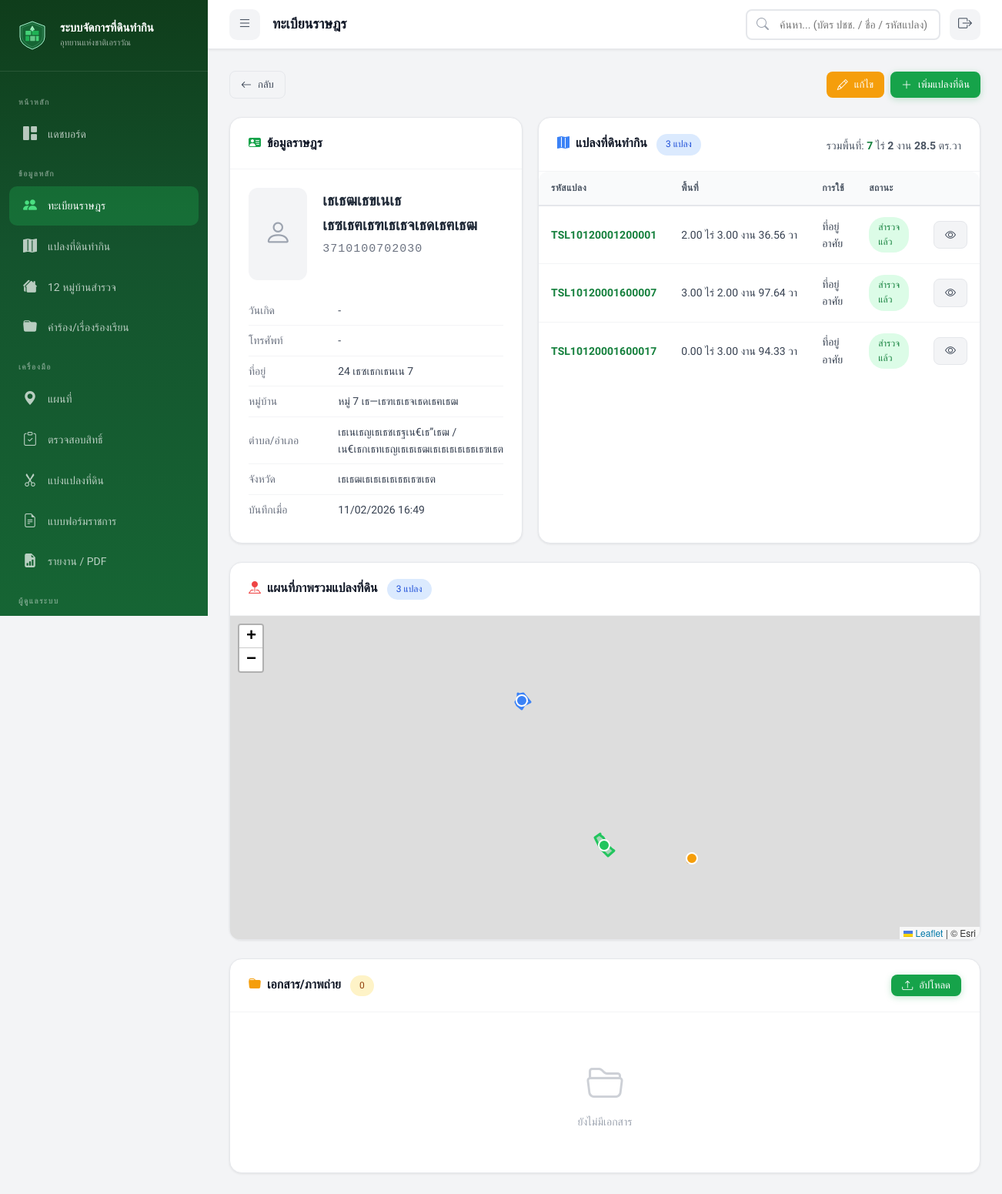
/index.php?page=villagers&action=view&id=778 (signed in), run on the app's committed database.
### tables this page shows
CREATE TABLE `villagers` (
  `villager_id` int(11) NOT NULL AUTO_INCREMENT,
  `id_card_number` varchar(13) NOT NULL,
  `prefix` varchar(20) DEFAULT NULL,
  `first_name` varchar(100) NOT NULL,
  `last_name` varchar(100) NOT NULL,
  `birth_date` date DEFAULT NULL,
  `phone` varchar(15) DEFAULT NULL,
  `address` text DEFAULT NULL,
  `village_no` varchar(10) DEFAULT NULL,
  `village_name` varchar(100) DEFAULT NULL,
  `sub_district` varchar(100) DEFAULT NULL,
  `district` varchar(100) DEFAULT NULL,
  `province` varchar(100) DEFAULT NULL,
  `photo_path` varchar(500) DEFAULT NULL,
  `notes` text DEFAULT NULL,
  `qualification_status` enum('pending','passed','failed') DEFAULT 'pending',
  `qual_thai_nationality` tinyint(1) DEFAULT 1,
  `qual_continuous_residence` tinyint(1) DEFAULT 1,
  `qual_no_other_land` tinyint(1) DEFAULT 1,
  `qual_no_court_order` tinyint(1) DEFAULT 1,
  `qual_no_forest_crime` tinyint(1) DEFAULT 1,
  `qual_no_revoked_rights` tinyint(1) DEFAULT 1,
  `qualification_date` date DEFAULT NULL,
  `qualification_notes` text DEFAULT NULL,
  `created_by` int(11) DEFAULT NULL,
  `created_at` datetime DEFAULT current_timestamp(),
  `updated_at` datetime DEFAULT current_timestamp() ON UPDATE current_timestamp(),
  `verification_status` enum('pending','verified') DEFAULT 'pending',
  `verified_at` datetime DEFAULT NULL,
  `verified_by` int(11) DEFAULT NULL,
  PRIMARY KEY (`villager_id`),
  UNIQUE KEY `id_card_number` (`id_card_number`),
  KEY `created_by` (`created_by`),
  KEY `idx_id_card` (`id_card_number`),
  KEY `idx_name` (`first_name`,`last_name`),
  KEY `idx_village` (`village_name`),
  CONSTRAINT `villagers_ibfk_1` FOREIGN KEY (`created_by`) REFERENCES `users` (`user_id`) ON DELETE SET NULL
);

CREATE TABLE `land_plots` (
  `plot_id` int(11) NOT NULL AUTO_INCREMENT,
  `parent_plot_id` int(11) DEFAULT NULL,
  `allocation_type` varchar(20) DEFAULT NULL,
  `plot_code` varchar(50) NOT NULL,
  `villager_id` int(11) NOT NULL,
  `park_name` varchar(100) DEFAULT NULL,
  `zone` varchar(50) DEFAULT NULL,
  `area_rai` decimal(10,2) DEFAULT 0.00,
  `area_ngan` decimal(10,2) DEFAULT 0.00,
  `area_sqwa` decimal(10,2) DEFAULT 0.00,
  `land_use_type` enum('agriculture','residential','garden','livestock','mixed','other') DEFAULT 'agriculture',
  `crop_type` varchar(200) DEFAULT NULL,
  `latitude` decimal(10,7) DEFAULT NULL,
  `longitude` decimal(10,7) DEFAULT NULL,
  `polygon_coords` longtext DEFAULT NULL CHECK (json_valid(`polygon_coords`)),
  `occupation_since` year(4) DEFAULT NULL,
  `has_document` tinyint(1) DEFAULT 0,
  `document_type` varchar(50) DEFAULT NULL,
  `status` enum('surveyed','pending_review','temporary_permit','must_relocate','disputed') DEFAULT 'pending_review',
  `survey_date` date DEFAULT NULL,
  `surveyed_by` int(11) DEFAULT NULL,
  `plot_image_path` varchar(500) DEFAULT NULL,
  `notes` text DEFAULT NULL,
  `remark_risk` enum('not_risky','risky','risky_case','not_risky_case') DEFAULT 'not_risky',
  `watershed_class` varchar(20) DEFAULT NULL,
  `created_at` datetime DEFAULT current_timestamp(),
  `updated_at` datetime DEFAULT current_timestamp() ON UPDATE current_timestamp(),
  `code_dnp` varchar(10) DEFAULT NULL COMMENT 'เธฃเธซเธฑเธชเธเนเธฒเธญเธเธธเธฃเธฑเธเธฉเน',
  `apar_code` varchar(20) DEFAULT NULL COMMENT 'เธฃเธซเธฑเธชเนเธเธฅเธเธ—เธตเนเธเธฃเธดเธซเธฒเธฃเนเธฅเนเธง',
  `apar_no` varchar(10) DEFAULT NULL COMMENT 'เธซเธกเธฒเธขเน€เธฅเธเน€เธเธ•เนเธเธฃเธเธเธฒเธฃเธฏ',
  `num_apar` varchar(20) DEFAULT NULL COMMENT 'เธ—เธตเนเธ”เธดเธเน€เธฅเธเธ—เธตเน',
  `spar_code` varchar(20) DEFAULT NULL COMMENT 'เธฃเธซเธฑเธชเธ—เธตเนเธ”เธดเธเธชเธณเธฃเธงเธ',
  `ban_e` varchar(10) DEFAULT NULL COMMENT 'เธเธทเนเธญเธขเนเธญเธซเธกเธนเนเธเนเธฒเธเธ เธฒเธฉเธฒเธญเธฑเธเธเธคเธฉ (3 เธ•เธฑเธงเธญเธฑเธเธฉเธฃ)',
  `perimeter` decimal(10,3) DEFAULT NULL COMMENT 'เธฃเธฐเธขเธฐเธฃเธญเธเนเธเธฅเธ (เน€เธกเธ•เธฃ)',
  `ban_type` tinyint(4) DEFAULT NULL COMMENT 'เธฅเธฑเธเธฉเธ“เธฐเธซเธกเธนเนเธเนเธฒเธ (1=เนเธเน€เธเธ•, 2=เธเธญเธเน€เธเธ•เธ—เธณเธเธดเธเนเธ, 3=เธเธฒเธเน€เธเธตเนเธขเธง)',
  `num_spar` varchar(50) DEFAULT NULL COMMENT 'เน€เธฅเธเธ—เธตเนเนเธเธฅเธเธชเธณเธฃเธงเธ',
  `spar_no` varchar(10) DEFAULT NULL COMMENT 'เธฅเธณเธ”เธฑเธเธชเธณเธฃเธงเธ',
  `par_ban` varchar(50) DEFAULT NULL COMMENT 'เธเธทเนเธญเธเนเธฒเธ (เธ—เธตเนเธ•เธฑเนเธเนเธเธฅเธ)',
  `par_moo` varchar(5) DEFAULT NULL COMMENT 'เธซเธกเน (เนเธเธฅเธ)',
  `par_tam` varchar(50) DEFAULT NULL COMMENT 'เธ•เธณเธเธฅ (เนเธเธฅเธ)',
  `par_amp` varchar(50) DEFAULT NULL COMMENT 'เธญเธณเน€เธ เธญ (เนเธเธฅเธ)',
  `par_prov` varchar(50) DEFAULT NULL COMMENT 'เธเธฑเธเธซเธงเธฑเธ” (เนเธเธฅเธ)',
  `ptype` varchar(100) DEFAULT NULL COMMENT 'เธเธฃเธฐเน€เธ เธ—เธ—เธตเนเธ”เธดเธ',
  `target_fid` int(11) DEFAULT NULL COMMENT 'TARGET_FID เธญเนเธฒเธเธญเธดเธ Shapefile',
  `data_issues` text DEFAULT NULL COMMENT 'เธเธฑเธซเธฒเธเนเธญเธกเธฅเธ—เธตเนเธเธเธเธฒเธเธเธฒเธฃเธ•เธฃเธงเธเธชเธญเธ',
  PRIMARY KEY (`plot_id`),
  UNIQUE KEY `plot_code` (`plot_code`),
  KEY `surveyed_by` (`surveyed_by`),
  KEY `idx_plot_code` (`plot_code`),
  KEY `idx_villager` (`villager_id`),
  KEY `idx_status` (`status`),
  KEY `idx_coords` (`latitude`,`longitude`),
  KEY `idx_park` (`park_name`),
  KEY `idx_zone` (`zone`),
  KEY `idx_parent_plot` (`parent_plot_id`),
  CONSTRAINT `land_plots_ibfk_1` FOREIGN KEY (`villager_id`) REFERENCES `villagers` (`villager_id`) ON DELETE CASCADE,
  CONSTRAINT `land_plots_ibfk_2` FOREIGN KEY (`surveyed_by`) REFERENCES `users` (`user_id`) ON DELETE SET NULL
);

### views/villagers/detail.php (the view, shortened to what the rows shown need)
<?php
require_once __DIR__ . '/../../models/Villager.php';
require_once __DIR__ . '/../../models/Plot.php';
require_once __DIR__ . '/../../models/Document.php';
$id = (int) ($_GET['id'] ?? 0);
$villager = Villager::find($id);
$plots = Plot::getByVillager($id);
$documents = Document::getByRelated('villager', $id);
$v = $villager;
?>
<div class="d-flex justify-between align-center mb-3">
    <a href="index.php?page=villagers" class="btn btn-secondary btn-sm"><i class="bi bi-arrow-left"></i> กลับ</a>
    <div class="d-flex gap-1">
        <?php if ($_SESSION['role'] !== ROLE_VIEWER): ?>
            <a href="index.php?page=villagers&action=edit&id=<?= $id ?>" class="btn btn-warning btn-sm">
                <i class="bi bi-pencil"></i> แก้ไข
            </a>
            <a href="index.php?page=plots&action=create&villager_id=<?= $id ?>" class="btn btn-primary btn-sm">
                <i class="bi bi-plus-lg"></i> เพิ่มแปลงที่ดิน
            </a>
        <?php endif; ?>
    </div>
</div>
<div class="villager-detail-grid">
    <div class="card">
        <div class="card-header">
            <h3><i class="bi bi-person-vcard-fill" style="color:var(--primary-600); margin-right:8px;"></i>ข้อมูลราษฎร
            </h3>
        </div>
        <div class="card-body">
            <div style="display:flex; gap:20px; margin-bottom:20px;">
                <?php if ($v['photo_path']): ?>
                    <img src="<?= htmlspecialchars($v['photo_path']) ?>"
                        style="width:100px; height:120px; object-fit:cover; border-radius:12px; border:2px solid var(--gray-200);">
                <?php else: ?>
                    <div
                        style="width:100px; height:120px; border-radius:12px; background:var(--gray-100); display:flex; align-items:center; justify-content:center; color:var(--gray-400); font-size:36px;">
                        <i class="bi bi-person"></i>
                    </div>
                <?php endif; ?>
                <div>
                    <h2 style="font-size:20px; margin-bottom:4px;">
                        <?= htmlspecialchars(($v['prefix'] ?? '') . $v['first_name'] . ' ' . $v['last_name']) ?>
                    </h2>
                    <p style="font-family:monospace; color:var(--gray-500); letter-spacing:1px; font-size:15px;">
                        <?= htmlspecialchars($v['id_card_number']) ?>
                    </p>
                </div>
            </div>
            <table style="width:100%;">
                <tr>
                    <td style="padding:8px 0; color:var(--gray-500); width:130px;">วันเกิด</td>
                    <td style="padding:8px 0;">
                        <?= $v['birth_date'] ? date('d/m/', strtotime($v['birth_date'])) . (date('Y', strtotime($v['birth_date'])) + 543) : '-' ?>
                    </td>
                </tr>
                <tr>
                    <td style="padding:8px 0; color:var(--gray-500);">โทรศัพท์</td>
                    <td style="padding:8px 0;">
                        <?= htmlspecialchars($v['phone'] ?? '-') ?>
                    </td>
                </tr>
                <tr>
                    <td style="padding:8px 0; color:var(--gray-500);">ที่อยู่</td>
                    <td style="padding:8px 0;">
                        <?= htmlspecialchars($v['address'] ?? '-') ?>
                    </td>
                </tr>
                <tr>
                    <td style="padding:8px 0; color:var(--gray-500);">หมู่บ้าน</td>
                    <td style="padding:8px 0;">หมู่
                        <?= htmlspecialchars($v['village_no'] ?? '-') ?>
                        <?= htmlspecialchars($v['village_name'] ?? '') ?>
                    </td>
                </tr>
                <tr>
                    <td style="padding:8px 0; color:var(--gray-500);">ตำบล/อำเภอ</td>
                    <td style="padding:8px 0;">
                        <?= htmlspecialchars($v['sub_district'] ?? '-') ?> /
                        <?= htmlspecialchars($v['district'] ?? '-') ?>
                    </td>
                </tr>
                <tr>
                    <td style="padding:8px 0; color:var(--gray-500);">จังหวัด</td>
                    <td style="padding:8px 0;">
                        <?= htmlspecialchars($v['province'] ?? '-') ?>
                    </td>
                </tr>
                <tr>
                    <td style="padding:8px 0; color:var(--gray-500);">บันทึกเมื่อ</td>
                    <td style="padding:8px 0;">
                        <?= date('d/m/Y H:i', strtotime($v['created_at'])) ?>
                    </td>
                </tr>
            </table>
        </div>
    </div>
    <div class="card">
        <div class="card-header">
            <h3><i class="bi bi-map-fill" style="color:var(--info); margin-right:8px;"></i>แปลงที่ดินทำกิน
                <span class="badge badge-info" style="margin-left:8px;">
                    <?= count($plots) ?> แปลง
                </span>
            </h3>
            <?php
            $sumRai = 0; $sumNgan = 0; $sumSqWa = 0;
            foreach ($plots as $p) {
                $sumRai += $p['area_rai'];
                $sumNgan += $p['area_ngan'];
                $sumSqWa += $p['area_sqwa'];
            }
            $sumNgan += floor($sumSqWa / 100);
            $sumSqWa = fmod($sumSqWa, 100);
            $sumRai += floor($sumNgan / 4);
            $sumNgan = $sumNgan % 4;
            ?>
            <div style="font-size:14px; color:var(--gray-600); margin-top:4px;">
                รวมพื้นที่: <strong style="color:var(--primary-700);"><?= number_format($sumRai) ?></strong> ไร่
                <strong><?= $sumNgan ?></strong> งาน
                <strong><?= number_format($sumSqWa, 1) ?></strong> ตร.วา
            </div>
        </div>
        <div class="card-body" style="padding:0;">
            <?php if (empty($plots)): ?>
                <div class="empty-state" style="padding:40px;">
                    <i class="bi bi-map"></i>
                    <p>ยังไม่มีแปลงที่ดิน</p>
                </div>
            <?php else: ?>
                <div class="table-container">
                    <table>
                        <thead>
                            <tr>
                                <th>รหัสแปลง</th>
                                <th>พื้นที่</th>
                                <th>การใช้</th>
                                <th>สถานะ</th>
                                <th></th>
                            </tr>
                        </thead>
                        <tbody>
                            <?php foreach ($plots as $p): ?>
                                <tr>
                                    <td><strong style="color:var(--primary-700);">
                                            <?= htmlspecialchars($p['plot_code']) ?>
                                        </strong></td>
                                    <td style="white-space:nowrap;">
                                        <?= $p['area_rai'] ?> ไร่
                                        <?= $p['area_ngan'] ?> งาน
                                        <?= $p['area_sqwa'] ?> วา
                                    </td>
                                    <td>
                                        <?= LAND_USE_LABELS[$p['land_use_type']] ?? $p['land_use_type'] ?>
                                    </td>
                                    <td>
                                        <?php $sb = match ($p['status']) { 'surveyed' => 'badge-success', 'pending_review' => 'badge-warning', 'temporary_permit' => 'badge-info', 'must_relocate' => 'badge-danger', 'disputed' => 'badge-orange', default => 'badge-gray'}; ?>
                                        <span class="badge <?= $sb ?>">
                                            <?= PLOT_STATUS_LABELS[$p['status']] ?? $p['status'] ?>
                                        </span>
                                    </td>
                                    <td>
                                        <a href="index.php?page=plots&action=view&id=<?= $p['plot_id'] ?>"
                                            class="btn btn-secondary btn-sm"><i class="bi bi-eye"></i></a>
                                    </td>
                                </tr>
                            <?php endforeach; ?>
                        </tbody>
                    </table>
                </div>
            <?php endif; ?>
        </div>
    </div>
</div>
<?php
$plotsWithCoords = array_filter($plots, fn($p) => !empty($p['latitude']) && !empty($p['longitude']));
if (!empty($plotsWithCoords)):
?>
<div class="card mt-3">
    <div class="card-header">
        <h3><i class="bi bi-pin-map-fill" style="color:var(--danger); margin-right:8px;"></i>แผนที่ภาพรวมแปลงที่ดิน
            <span class="badge badge-info" style="margin-left:8px;"><?= count($plotsWithCoords) ?> แปลง</span>
        </h3>
    </div>
    <div class="card-body" style="padding:0;">
        <div id="villagerPlotsMap" style="height:420px; border-radius:0 0 12px 12px;"></div>
    </div>
</div>
<?php endif; ?>
<div class="card mt-3">
    <div class="card-header">
        <h3><i class="bi bi-folder-fill" style="color:var(--warning); margin-right:8px;"></i>เอกสาร/ภาพถ่าย
            <span class="badge badge-warning" style="margin-left:8px;">
                <?= count($documents) ?>
            </span>
        </h3>
        <?php if ($_SESSION['role'] !== ROLE_VIEWER): ?>
            <button class="btn btn-primary btn-sm" onclick="document.getElementById('uploadModal').classList.add('show')">
                <i class="bi bi-upload"></i> อัปโหลด
            </button>
        <?php endif; ?>
    </div>
    <div class="card-body">
        <?php if (empty($documents)): ?>
            <div class="empty-state" style="padding:30px;">
                <i class="bi bi-folder2-open"></i>
                <p>ยังไม่มีเอกสาร</p>
            </div>
        <?php endif; ?>
    </div>
</div>

### data on the page
villagers: prefix+first_name+last_name "เธเธฒเธขเนเธ เธซเธฅเธฑเธเธจเธดเธฅเธฒ", id_card_number "3710100702030", phone "-", address "24 เธซเธกเธนเน 7", village_no "7", village_name "เธ—เธฑเธเธจเธดเธฅเธฒ", sub_district "เธเนเธญเธเธชเธฐเน€เธ”เธฒ", district "เน€เธกเธทเธญเธเธเธฒเธเธเธเธเธธเธฃเธต", province "เธเธฒเธเธเธเธเธธเธฃเธต", created_at "11/02/2026 16:49"
land_plots: plot_code "TSL10120001200001", area_rai "2.00", area_ngan "3.00", area_sqwa "36.56", land_use_type "ที่อยู่อาศัย", status "สำรวจแล้ว"
land_plots: plot_code "TSL10120001600007", area_rai "3.00", area_ngan "2.00", area_sqwa "97.64", land_use_type "ที่อยู่อาศัย", status "สำรวจแล้ว"
land_plots: plot_code "TSL10120001600017", area_rai "0.00", area_ngan "3.00", area_sqwa "94.33", land_use_type "ที่อยู่อาศัย", status "สำรวจแล้ว"

### other printed values
APP_NAME "ระบบจัดการที่ดินทำกิน"
APP_SUBTITLE "อุทยานแห่งชาติเอราวัณ"
$pageTitle "ทะเบียนราษฎร"
count($plots) "3"
$sumRai "7"
$sumNgan "2"
$sumSqWa "28.5"
count($plotsWithCoords) "3"
count($documents) "0"
